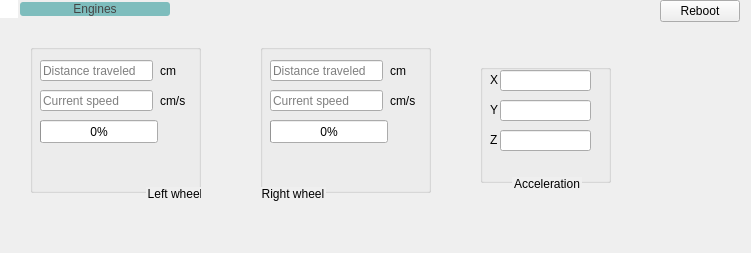
      <widget class="QWidget" name="engines_TB">
       <property name="geometry">
        <rect>
         <x>0</x>
         <y>0</y>
         <width>751</width>
         <height>253</height>
        </rect>
       </property>
       <attribute name="label">
        <string>Engines</string>
       </attribute>
       <widget class="QLabel" name="engines_L_2">
        <property name="geometry">
         <rect>
          <x>20</x>
          <y>2</y>
          <width>150</width>
          <height>14</height>
         </rect>
        </property>
        <property name="styleSheet">
         <string notr="true">background-color:rgb(126, 189, 189);
color:#454545;
border-radius:3px;</string>
        </property>
        <property name="text">
         <string>Engines</string>
        </property>
        <property name="alignment">
         <set>Qt::AlignCenter</set>
        </property>
       </widget>
       <widget class="QGraphicsView" name="engPinv_GV">
        <property name="geometry">
         <rect>
          <x>0</x>
          <y>0</y>
          <width>18</width>
          <height>18</height>
         </rect>
        </property>
        <property name="mouseTracking">
         <bool>true</bool>
        </property>
        <property name="toolTip">
         <string extracomment="Priority inversion event: Module emitted a lower-priority event after prevoiusly emitting a higher priority one. This doesn't necessarily points to module malfunctioning but it be an indicator. Try to reboot the module.">&lt;html&gt;&lt;head/&gt;&lt;body&gt;&lt;p&gt;Priority inversion event&lt;/p&gt;&lt;p&gt;Module emitted a lower-priority event after prevoiusly &lt;/p&gt;&lt;p&gt;emitting a higher priority one. This doesn't necessarily &lt;/p&gt;&lt;p&gt;point to module malfunctioning but it may be an &lt;/p&gt;&lt;p&gt;indicator. Try to reboot the module.&lt;/p&gt;&lt;/body&gt;&lt;/html&gt;</string>
        </property>
        <property name="styleSheet">
         <string notr="true">background-image:url(:/new/prefix1/imgs/danger.png);
background-repeat:no-repeat;</string>
        </property>
        <property name="frameShape">
         <enum>QFrame::NoFrame</enum>
        </property>
       </widget>
       <widget class="QPushButton" name="engReb_PB">
        <property name="geometry">
         <rect>
          <x>660</x>
          <y>0</y>
          <width>80</width>
          <height>22</height>
         </rect>
        </property>
        <property name="text">
         <string>Reboot</string>
        </property>
       </widget>
       <widget class="QGroupBox" name="groupBox_2">
        <property name="geometry">
         <rect>
          <x>30</x>
          <y>40</y>
          <width>171</width>
          <height>161</height>
         </rect>
        </property>
        <property name="styleSheet">
         <string notr="true">QGroupBox::title
{
subcontrol-origin: margin;
subcontrol-position:bottom right;
}
QGroupBox
{
margin-top:-10px;
margin-bottom:8px;
}</string>
        </property>
        <property name="title">
         <string>Left wheel</string>
        </property>
        <widget class="QLabel" name="cmps_L">
         <property name="geometry">
          <rect>
           <x>130</x>
           <y>50</y>
           <width>31</width>
           <height>21</height>
          </rect>
         </property>
         <property name="text">
          <string>cm/s</string>
         </property>
        </widget>
        <widget class="QLineEdit" name="enLDist_LE">
         <property name="geometry">
          <rect>
           <x>10</x>
           <y>20</y>
           <width>113</width>
           <height>21</height>
          </rect>
         </property>
         <property name="placeholderText">
          <string>Distance traveled</string>
         </property>
        </widget>
        <widget class="QProgressBar" name="maxSpeedL_PB">
         <property name="geometry">
          <rect>
           <x>10</x>
           <y>80</y>
           <width>118</width>
           <height>23</height>
          </rect>
         </property>
         <property name="value">
          <number>0</number>
         </property>
        </widget>
        <widget class="QLabel" name="cm_L">
         <property name="geometry">
          <rect>
           <x>130</x>
           <y>20</y>
           <width>21</width>
           <height>21</height>
          </rect>
         </property>
         <property name="text">
          <string>cm</string>
         </property>
        </widget>
        <widget class="QLineEdit" name="enLSpeed_LE">
         <property name="geometry">
          <rect>
           <x>10</x>
           <y>50</y>
           <width>113</width>
           <height>21</height>
          </rect>
         </property>
         <property name="placeholderText">
          <string>Current speed</string>
         </property>
        </widget>
       </widget>
       <widget class="QGroupBox" name="groupBox_3">
        <property name="geometry">
         <rect>
          <x>260</x>
          <y>40</y>
          <width>171</width>
          <height>161</height>
         </rect>
        </property>
        <property name="styleSheet">
         <string notr="true">QGroupBox::title
{
subcontrol-origin: margin;
subcontrol-position:bottom left;
}
QGroupBox
{
margin-top:-10px;
margin-bottom:8px;
}</string>
        </property>
        <property name="title">
         <string>Right wheel</string>
        </property>
        <widget class="QLabel" name="cm_L_2">
         <property name="geometry">
          <rect>
           <x>130</x>
           <y>20</y>
           <width>31</width>
           <height>21</height>
          </rect>
         </property>
         <property name="text">
          <string>cm</string>
         </property>
        </widget>
        <widget class="QProgressBar" name="maxSpeedR_PB">
         <property name="geometry">
          <rect>
           <x>10</x>
           <y>80</y>
           <width>118</width>
           <height>23</height>
          </rect>
         </property>
         <property name="value">
          <number>0</number>
         </property>
        </widget>
        <widget class="QLabel" name="cmps_L_2">
         <property name="geometry">
          <rect>
           <x>130</x>
           <y>50</y>
           <width>31</width>
           <height>21</height>
          </rect>
         </property>
         <property name="text">
          <string>cm/s</string>
         </property>
        </widget>
        <widget class="QLineEdit" name="enRDist_LE">
         <property name="geometry">
          <rect>
           <x>10</x>
           <y>20</y>
           <width>113</width>
           <height>21</height>
          </rect>
         </property>
         <property name="placeholderText">
          <string>Distance traveled</string>
         </property>
        </widget>
        <widget class="QLineEdit" name="enRSpeed_LE">
         <property name="geometry">
          <rect>
           <x>10</x>
           <y>50</y>
           <width>113</width>
           <height>21</height>
          </rect>
         </property>
         <property name="placeholderText">
          <string>Current speed</string>
         </property>
        </widget>
       </widget>
       <widget class="QGroupBox" name="groupBox_4">
        <property name="geometry">
         <rect>
          <x>480</x>
          <y>60</y>
          <width>131</width>
          <height>131</height>
         </rect>
        </property>
        <property name="styleSheet">
         <string notr="true">QGroupBox::title
{
subcontrol-origin: margin;
subcontrol-position:bottom center;
}
QGroupBox
{
margin-top:-10px;
margin-bottom:8px;
}</string>
        </property>
        <property name="title">
         <string>Acceleration</string>
        </property>
        <widget class="QLineEdit" name="accelZ_LE">
         <property name="geometry">
          <rect>
           <x>20</x>
           <y>70</y>
           <width>91</width>
           <height>21</height>
          </rect>
         </property>
        </widget>
        <widget class="QLineEdit" name="accelY_LE">
         <property name="geometry">
          <rect>
           <x>20</x>
           <y>40</y>
           <width>91</width>
           <height>21</height>
          </rect>
         </property>
        </widget>
        <widget class="QLineEdit" name="accelX_LE">
         <property name="geometry">
          <rect>
           <x>20</x>
           <y>10</y>
           <width>91</width>
           <height>21</height>
          </rect>
         </property>
        </widget>
        <widget class="QLabel" name="label">
         <property name="geometry">
          <rect>
           <x>10</x>
           <y>10</y>
           <width>21</width>
           <height>20</height>
          </rect>
         </property>
         <property name="text">
          <string>X</string>
         </property>
        </widget>
        <widget class="QLabel" name="label_2">
         <property name="geometry">
          <rect>
           <x>10</x>
           <y>40</y>
           <width>21</width>
           <height>20</height>
          </rect>
         </property>
         <property name="text">
          <string>Y</string>
         </property>
        </widget>
        <widget class="QLabel" name="label_3">
         <property name="geometry">
          <rect>
           <x>10</x>
           <y>70</y>
           <width>21</width>
           <height>20</height>
          </rect>
         </property>
         <property name="text">
          <string>Z</string>
         </property>
        </widget>
        <zorder>label_3</zorder>
        <zorder>label_2</zorder>
        <zorder>label</zorder>
        <zorder>accelZ_LE</zorder>
        <zorder>accelY_LE</zorder>
        <zorder>accelX_LE</zorder>
       </widget>
      </widget>
